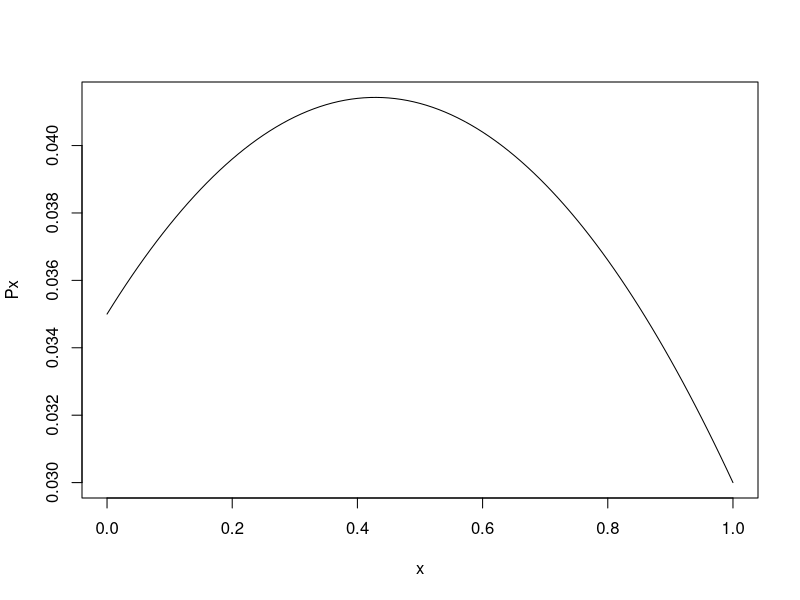
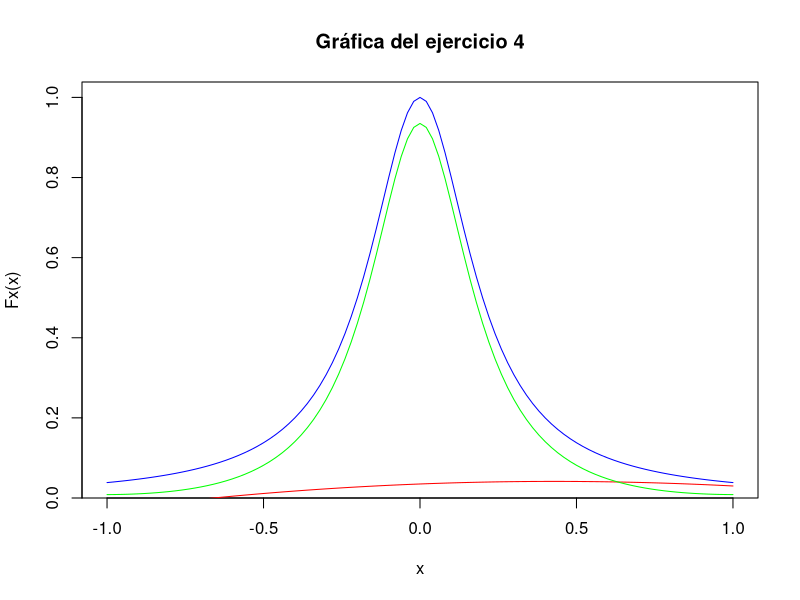

Reproduce these figures in R, in order.
###############################################################################
# EJERCICIO 4
###############################################################################
# Con la función f(x) = lnx construya la interpolación de diferencias divididas 
# en x0 = 1; x1 =2, que le permita incluir la información de f(1); f'(1); f(2); f'(2) 
# trabajando con dos digitos decimales y estime el error en [1, 2]
###############################################################################

##############################################################################
# SOLUCIÓN:
# Método Hermite mediante Diferencias Divididas
# 
##############################################################################

Fx <- function(x) { return(1/(1+25*x^2)) }

x <- c(-1, 1)	# Puntos x0 = 1, x1 = 2
y <- c(0.03, 0.03)	
dx <- c(0.07, -0.07)	

# Interpolación manual por Hermite - Diferencias divididas
z0 <- x[1]
z1 <- x[1]
z2 <- x[2]
z3 <- x[2]

fz0 <- y[1]
fz1 <- y[1]
fz2 <- y[2]
fz3 <- y[2]

d01 <- dx[1]
d12 <- (fz2 - fz1) / (z2 - z1)
d23 <- dx[2]

d012 <- (d12 -d01) / (z2 - z0)
d123 <- (d23 - d12) / (z3 - z1)
d0123 <- (d123 - d012) / (z3 - z0)

# Polinomio generado
Px <- function(x) { fz0*x + d01*(x - z0) + d012*(x - z0)*(x - z1) + d0123*(x - z0)*(x - z1)*(x - z2) }

# Polinomio error (f(x) - P(x))
Ex <- function(x) { 1/(1+25*x^2) - (fz0 + d01*(x - z0) + d012*(x - z0)*(x - z1) + d0123*(x - z0)*(x - z1)*(x - z2)) }

# Errores
Ex(-1)	# Error en el punto x0 = 1
Ex(1)	# Error en el punto x1 = 2

plot.new()
plot(Px)
curve(Fx, from=-1, to=1, col="blue", main="Gráfica del ejercicio 4")
curve(Px, from=-1, to=1, col="red", add=TRUE)
curve(Ex, from=-1, to=1, col="green", add=TRUE)
legend(1.6, 0.4, c("f(x) = ln(x)", "P(x)", "E(x)"), col=c("blue","red","green"))